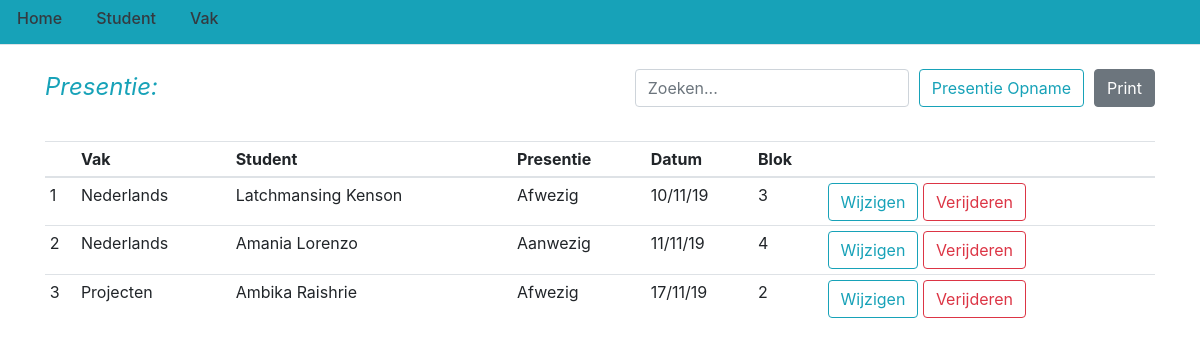
Page /home on the earlier database version.
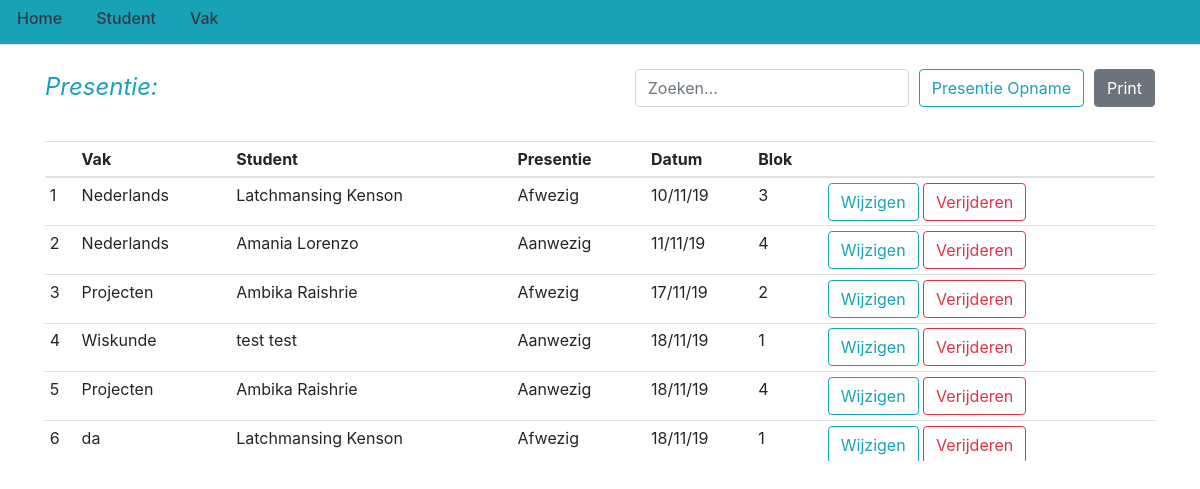
Same page on the later database version.
### flasklog/models.py (models this page shows, shortened)
class Presentie(db.Model):
    pres_id = db.Column(db.Integer(), primary_key=True)
    vak_id = db.Column(db.Integer(), db.ForeignKey('vak.vak_id'), nullable=False)
    student_id = db.Column(db.Integer(), db.ForeignKey('student.student_id'), nullable=False)
    presentie = db.Column(db.String(30), nullable=False)
    blok = db.Column(db.String(30), nullable=False)
    datum = db.Column(db.DateTime, nullable=False, default=datetime.now)

class Vak(db.Model):
    vak_id = db.Column(db.Integer(), primary_key=True)
    vakcode = db.Column(db.String(225), unique=True, nullable=False)
    vaknaam = db.Column(db.String(225), unique=True, nullable=False)
    presentie = db.relationship('Presentie', backref='vak', lazy=True)

class Student(db.Model):
    student_id = db.Column(db.Integer(), primary_key=True)
    naam = db.Column(db.String(225), nullable=False)
    voornaam = db.Column(db.String(225), nullable=False)
    studentnummer = db.Column(db.String(225), unique=True, nullable=False)
    richting = db.Column(db.String(225), nullable=False)
    cohort = db.Column(db.Integer(), nullable=False)
    leerjaar = db.Column(db.String(30), nullable=False)
    presentie = db.relationship('Presentie', backref='student', lazy=True)

### flasklog/routes.py (the view)
@app.route('/')
@app.route('/home')
def home():
    pres = Presentie.query.all()
    return render_template('home.html', title='Home', posts=pres)

### flasklog/templates/home.html (shortened to what this page needs)
{% extends "layout.html" %}
{% block content %}
<br>
<div>
    <div class="float-right">
        <button type="button" class="btn btn-secondary" onClick="window.print()" title="Printen"
            style='color: #fff;'>Print</button>
    </div>
    <div class="float-right" style="margin-right:10px;">
        <a href="{{ url_for('presentie') }}">
            <button type="button" class="btn btn-outline-info">Presentie Opname</button>
        </a>
    </div>
    <div class="float-right" style="margin-right:10px;">
        <input type="search" class="form-control" id="search" placeholder="Zoeken..." onkeyup="searchFunctionRep()">
    </div>
    <div class="float-left">
        <p class="text-info print" style="font-style: italic; font-size: x-large;">Presentie:</p>
    </div>
</div>
<br>
<br>
<br>
<div style="height: 20em; overflow: auto;">
    <table id="tbl_student" class="table table-sm">
        <thead class="print">
            <tr>
                <th scope="col"></th>
                <th scope="col">Vak</th>
                <th scope="col">Student</th>
                <th scope="col">Presentie</th>
                <th scope="col">Datum</th>
                <th scope="col">Blok</th>
                <th scope="col"></th>
            </tr>
        </thead>
        <tbody>
            {% for pres in posts %}
            <tr>
                <td class="print">{{ pres.pres_id }}</td>
                <td class="print">{{ pres.vak.vaknaam }}</td>
                <td class="print">{{ pres.student.naam }} {{ pres.student.voornaam }}</td>
                <td class="print">{{ pres.presentie }}</td>
                <td class="print">{{ pres.datum.strftime('%d/%m/%y') }}</td>
                <td class="print">{{ pres.blok }}</td>
                <td>
                    <a href="{{ url_for('pres', id=pres.pres_id) }}">
                        <button type="button" class="btn btn-outline-info">Wijzigen</button>
                    </a>
                    <a href="{{ url_for('verwijder_pres', id=pres.pres_id) }}">
                        <button type="button" class="btn btn-outline-danger">Verijderen</button>
                    </a>
                </td>
            </tr>
            {% endfor %}
        </tbody>
    </table>
</div>
{% endblock content %}

Differences in the rows shown:
added Presentie: pres_id "4", vak.vaknaam "Wiskunde", student.naam "test", student.voornaam "test", presentie "Aanwezig", datum "18/11/19", blok "1"
added Presentie: pres_id "5", vak.vaknaam "Projecten", student.naam "Ambika", student.voornaam "Raishrie", presentie "Aanwezig", datum "18/11/19", blok "4"
added Presentie: pres_id "6", vak.vaknaam "da", student.naam "Latchmansing", student.voornaam "Kenson", presentie "Afwezig", datum "18/11/19", blok "1"
